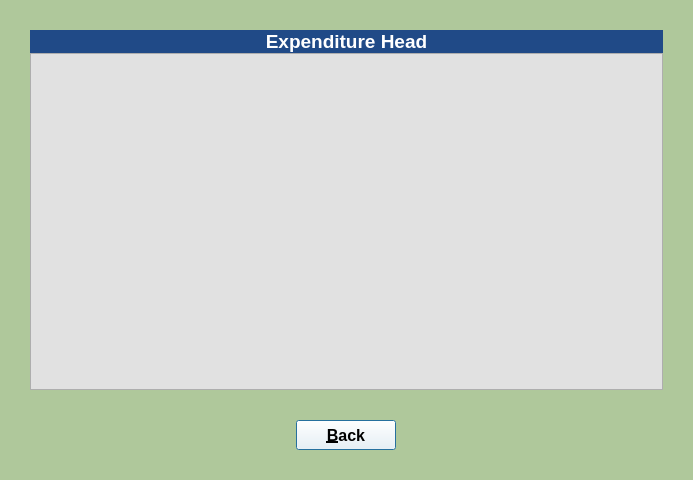
<?xml version="1.0" encoding="UTF-8"?>
<ui version="4.0">
 <class>ViewHead</class>
 <widget class="QDialog" name="ViewHead">
  <property name="windowModality">
   <enum>Qt::WindowModal</enum>
  </property>
  <property name="geometry">
   <rect>
    <x>0</x>
    <y>0</y>
    <width>693</width>
    <height>480</height>
   </rect>
  </property>
  <property name="font">
   <font>
    <pointsize>14</pointsize>
   </font>
  </property>
  <property name="windowTitle">
   <string>Expense Tracker</string>
  </property>
  <property name="styleSheet">
   <string notr="true">background-color: rgb(175, 200, 155);</string>
  </property>
  <property name="modal">
   <bool>true</bool>
  </property>
  <layout class="QVBoxLayout" name="verticalLayout">
   <property name="spacing">
    <number>0</number>
   </property>
   <property name="leftMargin">
    <number>30</number>
   </property>
   <property name="topMargin">
    <number>30</number>
   </property>
   <property name="rightMargin">
    <number>30</number>
   </property>
   <property name="bottomMargin">
    <number>30</number>
   </property>
   <item>
    <widget class="QLabel" name="labelHeading">
     <property name="font">
      <font>
       <pointsize>14</pointsize>
       <bold>true</bold>
      </font>
     </property>
     <property name="styleSheet">
      <string notr="true">color: rgb(255, 255, 255);
background-color: rgb(32, 74, 135);</string>
     </property>
     <property name="text">
      <string>Expenditure Head</string>
     </property>
     <property name="alignment">
      <set>Qt::AlignCenter</set>
     </property>
     <property name="margin">
      <number>10</number>
     </property>
    </widget>
   </item>
   <item>
    <widget class="QTableView" name="tableView">
     <property name="font">
      <font>
       <pointsize>12</pointsize>
      </font>
     </property>
     <property name="styleSheet">
      <string notr="true">background-color: rgb(225, 225, 225);</string>
     </property>
     <property name="sizeAdjustPolicy">
      <enum>QAbstractScrollArea::AdjustToContents</enum>
     </property>
     <property name="editTriggers">
      <set>QAbstractItemView::NoEditTriggers</set>
     </property>
     <property name="alternatingRowColors">
      <bool>false</bool>
     </property>
     <property name="selectionMode">
      <enum>QAbstractItemView::SingleSelection</enum>
     </property>
     <property name="selectionBehavior">
      <enum>QAbstractItemView::SelectRows</enum>
     </property>
     <property name="sortingEnabled">
      <bool>false</bool>
     </property>
     <property name="cornerButtonEnabled">
      <bool>false</bool>
     </property>
     <attribute name="horizontalHeaderStretchLastSection">
      <bool>true</bool>
     </attribute>
     <attribute name="verticalHeaderVisible">
      <bool>false</bool>
     </attribute>
     <attribute name="verticalHeaderStretchLastSection">
      <bool>false</bool>
     </attribute>
    </widget>
   </item>
   <item>
    <layout class="QHBoxLayout" name="horizontalLayout">
     <property name="spacing">
      <number>0</number>
     </property>
     <property name="topMargin">
      <number>30</number>
     </property>
     <item>
      <widget class="QPushButton" name="buttonBack">
       <property name="minimumSize">
        <size>
         <width>100</width>
         <height>30</height>
        </size>
       </property>
       <property name="maximumSize">
        <size>
         <width>100</width>
         <height>30</height>
        </size>
       </property>
       <property name="font">
        <font>
         <pointsize>12</pointsize>
         <bold>true</bold>
        </font>
       </property>
       <property name="styleSheet">
        <string notr="true">background-color: rgb(255, 255, 255);</string>
       </property>
       <property name="text">
        <string>&amp;Back</string>
       </property>
       <property name="icon">
        <iconset resource="../src/resource.qrc">
         <normaloff>:/icons/icons/back.png</normaloff>:/icons/icons/back.png</iconset>
       </property>
       <property name="default">
        <bool>true</bool>
       </property>
      </widget>
     </item>
    </layout>
   </item>
  </layout>
 </widget>
 <resources>
  <include location="../src/resource.qrc"/>
 </resources>
 <connections>
  <connection>
   <sender>buttonBack</sender>
   <signal>clicked()</signal>
   <receiver>ViewHead</receiver>
   <slot>close()</slot>
   <hints>
    <hint type="sourcelabel">
     <x>319</x>
     <y>433</y>
    </hint>
    <hint type="destinationlabel">
     <x>319</x>
     <y>239</y>
    </hint>
   </hints>
  </connection>
 </connections>
</ui>
